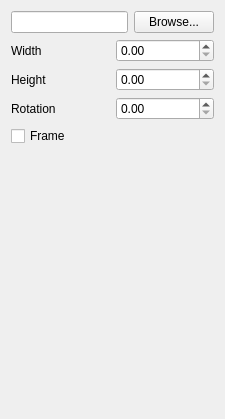
<ui version="4.0" >
 <class>QgsComposerPictureWidgetBase</class>
 <widget class="QWidget" name="QgsComposerPictureWidgetBase" >
  <property name="geometry" >
   <rect>
    <x>0</x>
    <y>0</y>
    <width>225</width>
    <height>419</height>
   </rect>
  </property>
  <property name="sizePolicy" >
   <sizepolicy vsizetype="Expanding" hsizetype="Expanding" >
    <horstretch>0</horstretch>
    <verstretch>0</verstretch>
   </sizepolicy>
  </property>
  <property name="windowTitle" >
   <string>Picture Options</string>
  </property>
  <layout class="QGridLayout" >
   <item row="0" column="0" >
    <layout class="QHBoxLayout" >
     <property name="spacing" >
      <number>6</number>
     </property>
     <property name="leftMargin" >
      <number>0</number>
     </property>
     <property name="topMargin" >
      <number>0</number>
     </property>
     <property name="rightMargin" >
      <number>0</number>
     </property>
     <property name="bottomMargin" >
      <number>0</number>
     </property>
     <item>
      <widget class="QLineEdit" name="mPictureLineEdit" />
     </item>
     <item>
      <widget class="QPushButton" name="mPictureBrowseButton" >
       <property name="sizePolicy" >
        <sizepolicy vsizetype="Preferred" hsizetype="Preferred" >
         <horstretch>0</horstretch>
         <verstretch>0</verstretch>
        </sizepolicy>
       </property>
       <property name="maximumSize" >
        <size>
         <width>150</width>
         <height>32767</height>
        </size>
       </property>
       <property name="text" >
        <string>Browse...</string>
       </property>
      </widget>
     </item>
    </layout>
   </item>
   <item row="1" column="0" >
    <layout class="QGridLayout" >
     <item row="0" column="0" >
      <widget class="QLabel" name="textLabel3" >
       <property name="sizePolicy" >
        <sizepolicy vsizetype="Preferred" hsizetype="Minimum" >
         <horstretch>0</horstretch>
         <verstretch>0</verstretch>
        </sizepolicy>
       </property>
       <property name="text" >
        <string>Width</string>
       </property>
       <property name="wordWrap" >
        <bool>true</bool>
       </property>
      </widget>
     </item>
     <item row="0" column="1" >
      <widget class="QDoubleSpinBox" name="mWidthSpinBox" />
     </item>
     <item row="1" column="0" >
      <widget class="QLabel" name="textLabel4" >
       <property name="sizePolicy" >
        <sizepolicy vsizetype="Preferred" hsizetype="Minimum" >
         <horstretch>0</horstretch>
         <verstretch>0</verstretch>
        </sizepolicy>
       </property>
       <property name="text" >
        <string>Height</string>
       </property>
       <property name="wordWrap" >
        <bool>true</bool>
       </property>
      </widget>
     </item>
     <item row="1" column="1" >
      <widget class="QDoubleSpinBox" name="mHeightSpinBox" />
     </item>
     <item row="2" column="0" >
      <widget class="QLabel" name="mRotationLabel" >
       <property name="sizePolicy" >
        <sizepolicy vsizetype="Preferred" hsizetype="Minimum" >
         <horstretch>0</horstretch>
         <verstretch>0</verstretch>
        </sizepolicy>
       </property>
       <property name="text" >
        <string>Rotation</string>
       </property>
       <property name="wordWrap" >
        <bool>true</bool>
       </property>
      </widget>
     </item>
     <item row="2" column="1" >
      <widget class="QDoubleSpinBox" name="mRotationSpinBox" />
     </item>
    </layout>
   </item>
   <item row="2" column="0" >
    <widget class="QCheckBox" name="mFrameCheckBox" >
     <property name="text" >
      <string>Frame</string>
     </property>
    </widget>
   </item>
   <item row="3" column="0" >
    <spacer>
     <property name="orientation" >
      <enum>Qt::Vertical</enum>
     </property>
     <property name="sizeType" >
      <enum>QSizePolicy::Expanding</enum>
     </property>
     <property name="sizeHint" >
      <size>
       <width>22</width>
       <height>73</height>
      </size>
     </property>
    </spacer>
   </item>
  </layout>
 </widget>
 <layoutdefault spacing="6" margin="11" />
 <tabstops>
  <tabstop>mPictureBrowseButton</tabstop>
  <tabstop>mPictureLineEdit</tabstop>
  <tabstop>mFrameCheckBox</tabstop>
 </tabstops>
 <resources/>
 <connections/>
</ui>
